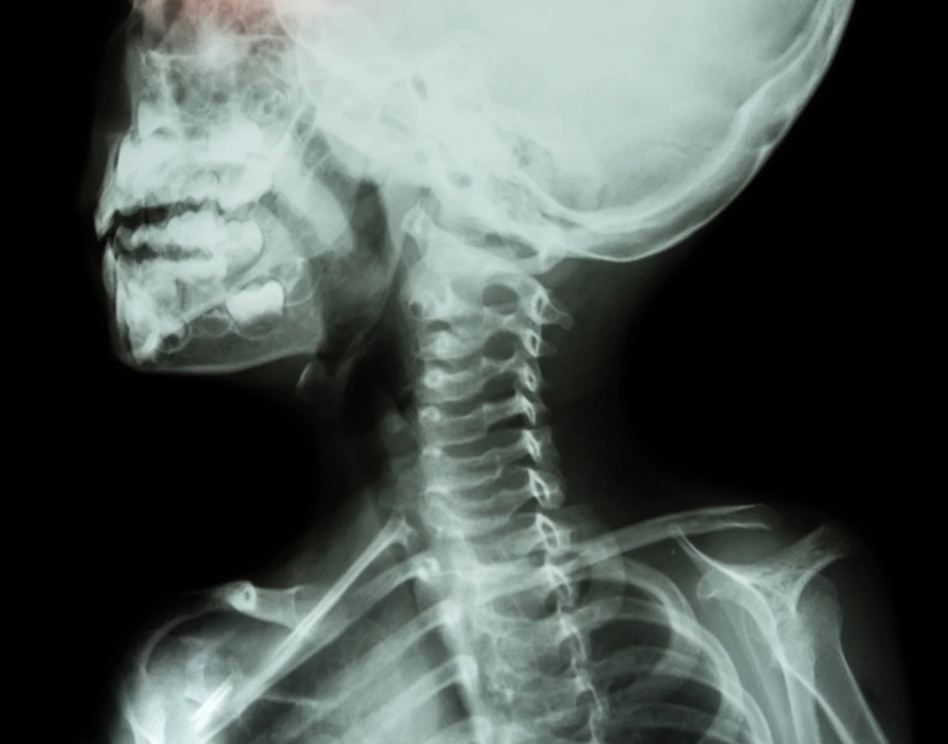
#> input picture images/xray.jpg, 948 x 744 px, shrunk from 1416 x 1112 before the run
$ jupyter execute gamma-transformation.ipynb
#> lines starting #> are read from the running program, lines starting #| are printed output that depends on the picture
[cell 1]
import cv2
import numpy as np
import matplotlib.pyplot as plt
import warnings
warnings.filterwarnings('ignore')

[cell 2]
# image = cv2.imread('../images/5.2.09.jpg')
image = cv2.imread('../images/xray.jpg')
#> image is the input picture: shape (744, 948, 3); mean B, G, R 82.4, 86.1, 76.8

[cell 3]
plt.imshow(image);

[cell 4]
# Trying 4 gamma values.
for gamma in [0.1, 0.25, 0.5, 1.2, 1.5, 2.0, 2.5]:
    # Apply gamma correction.
    gamma_corrected = np.array(255 * (image / 255) ** gamma, dtype = 'uint8')

    # Save edited images.
    cv2.imwrite('gamma_transformed_image_'+str(gamma)+'.jpg', gamma_corrected)
#> this loop made 7 passes
#> pass 1, `gamma_corrected = np.array(255 * (image / 255) ** gamma, dtype = 'uint..`:
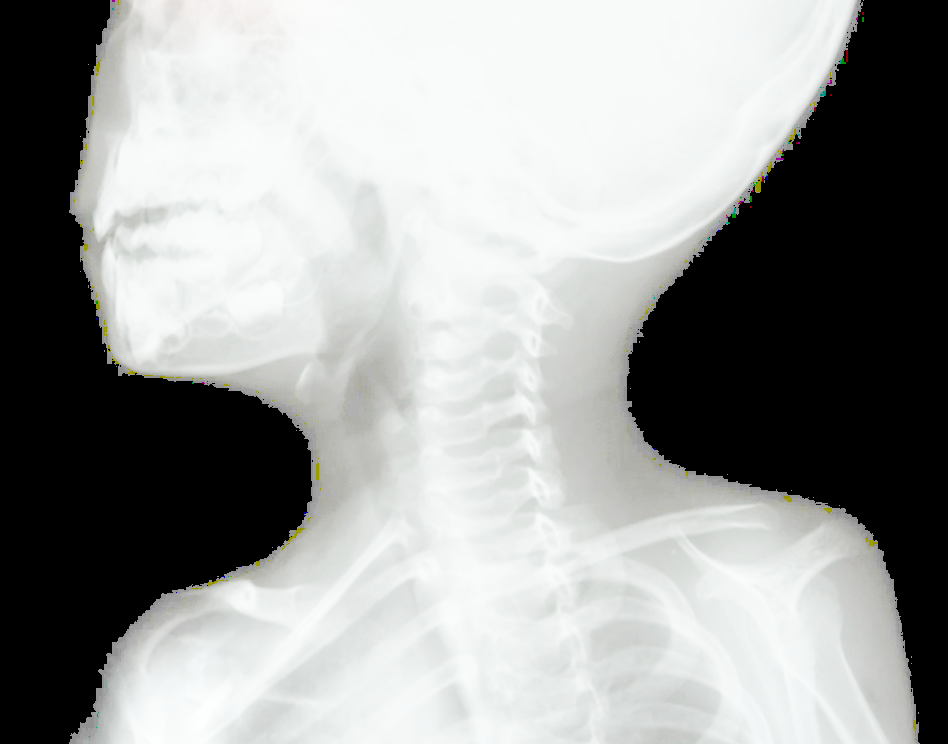
#> gamma_corrected: shape (744, 948, 3); mean B, G, R 153.2, 154.5, 152.7
#> pass 2, `gamma_corrected = np.array(255 * (image / 255) ** gamma, dtype = 'uint..`:
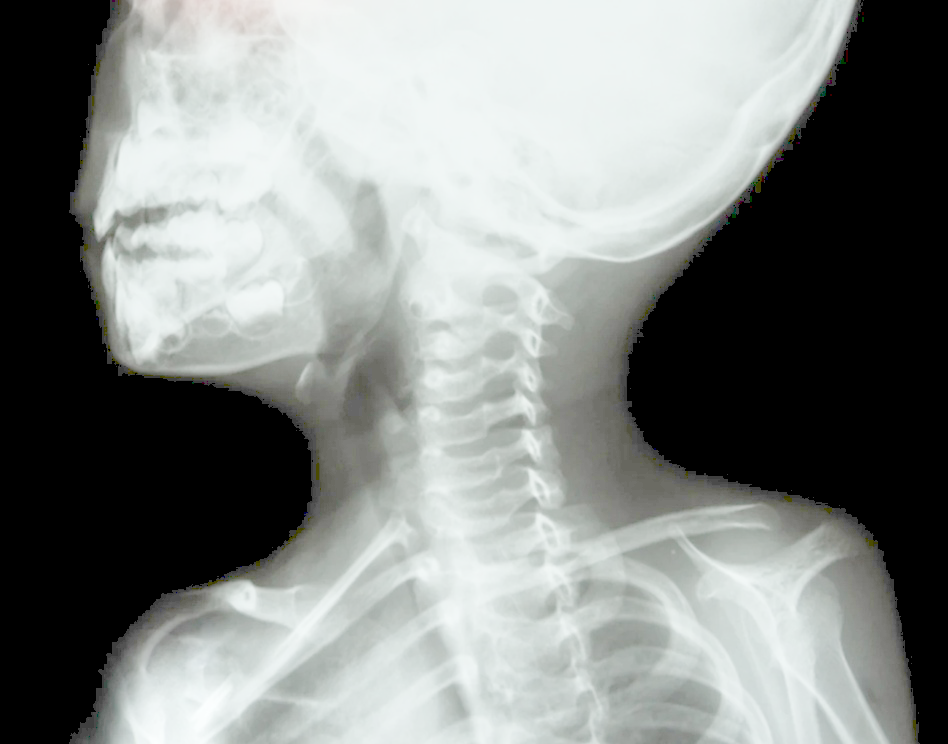
#> gamma_corrected: shape (744, 948, 3); mean B, G, R 133.6, 135.8, 132
#> pass 3, `gamma_corrected = np.array(255 * (image / 255) ** gamma, dtype = 'uint..`:
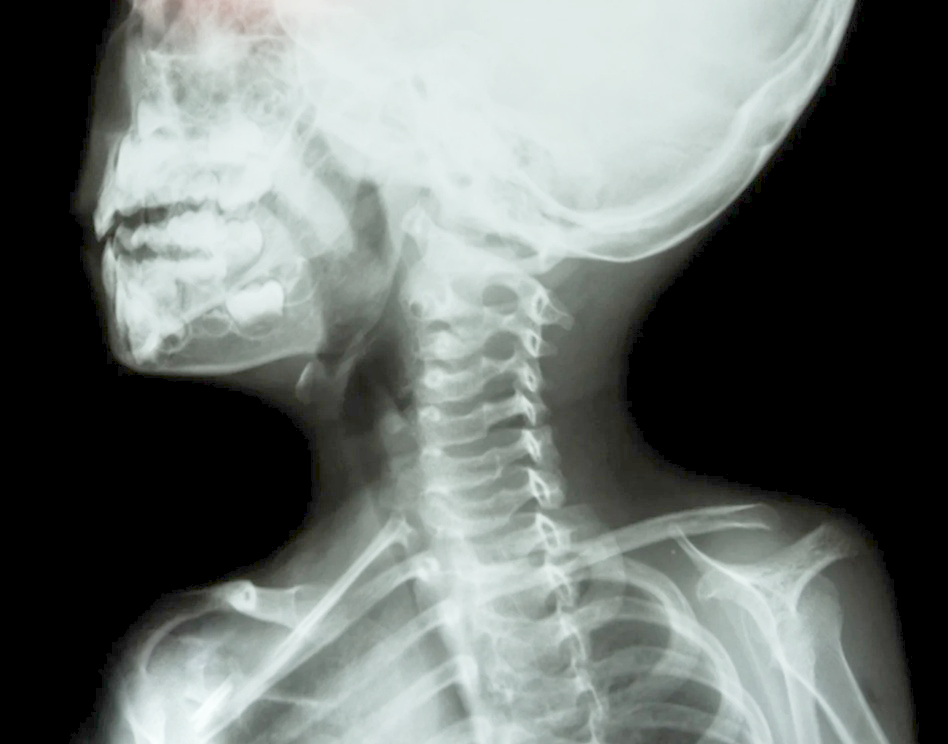
#> gamma_corrected: shape (744, 948, 3); mean B, G, R 110.4, 113.4, 107.1

$ run again, with images/5.2.09.jpg copied over images/xray.jpg
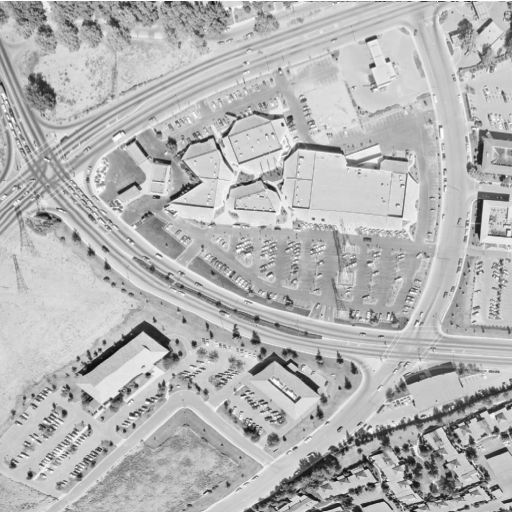
#> input picture images/5.2.09.jpg, 512 x 512 px
#> image is the input picture: shape (512, 512, 3); min 0, max 255, mean 180.6
#> the loop `for gamma in [0.1, 0.25, 0.5, 1.2, 1.5, 2.0, 2.5]:` made 7 passes
#> pass 1, `gamma_corrected = np.array(255 * (image / 255) ** gamma, dtype = 'uint..`:
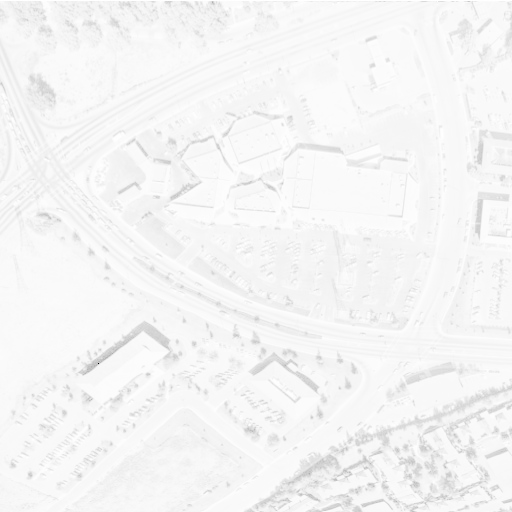
#> gamma_corrected: shape (512, 512, 3); min 0, max 255, mean 245
#> pass 3, `gamma_corrected = np.array(255 * (image / 255) ** gamma, dtype = 'uint..`:
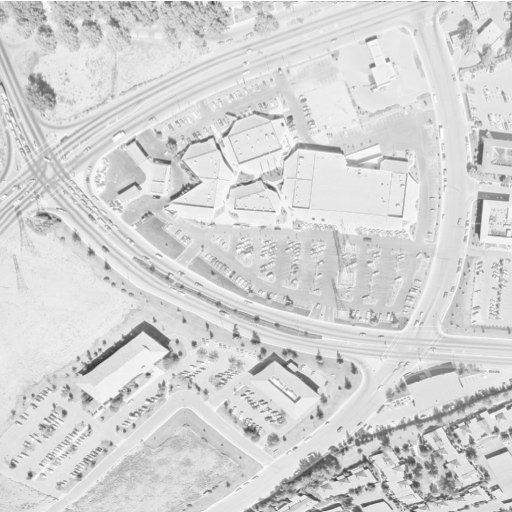
#> gamma_corrected: shape (512, 512, 3); min 0, max 255, mean 212.3

$ run again, with images/5.3.01.jpg copied over images/xray.jpg
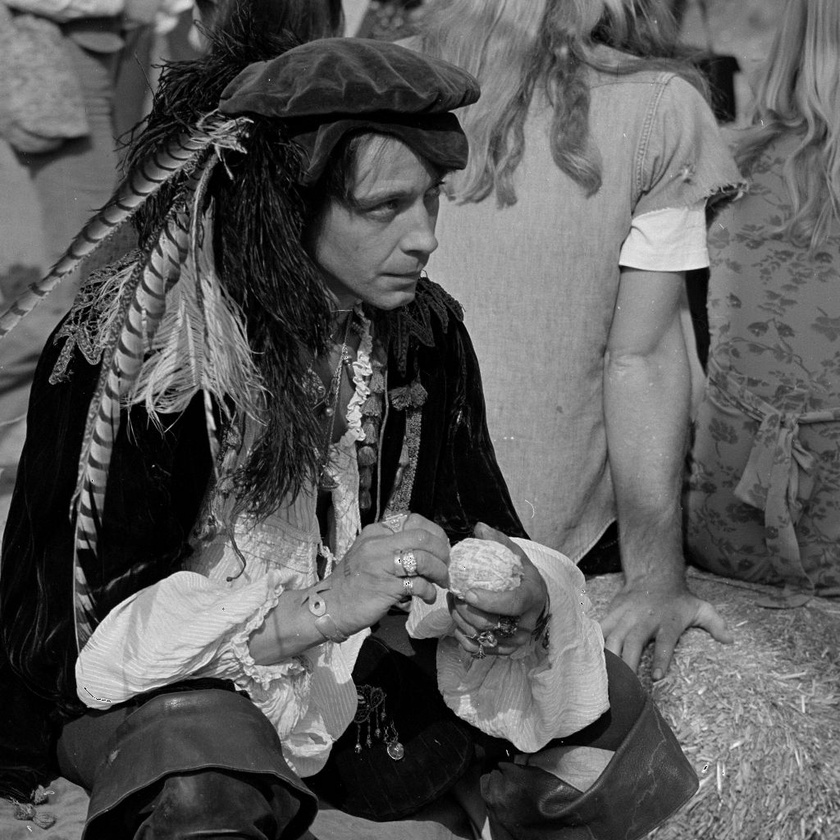
#> input picture images/5.3.01.jpg, 840 x 840 px, shrunk from 1024 x 1024 before the run
#> image is the input picture: shape (840, 840, 3); min 0, max 255, mean 89
#> the loop `for gamma in [0.1, 0.25, 0.5, 1.2, 1.5, 2.0, 2.5]:` made 7 passes
#> pass 1, `gamma_corrected = np.array(255 * (image / 255) ** gamma, dtype = 'uint..`:
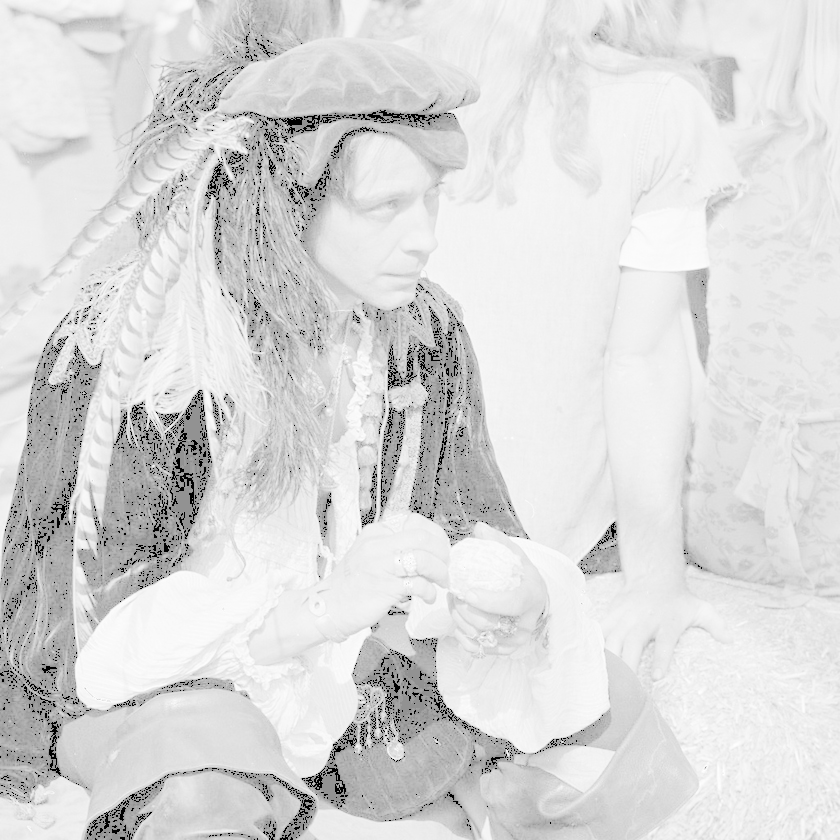
#> gamma_corrected: shape (840, 840, 3); min 0, max 255, mean 217.3
#> pass 3, `gamma_corrected = np.array(255 * (image / 255) ** gamma, dtype = 'uint..`:
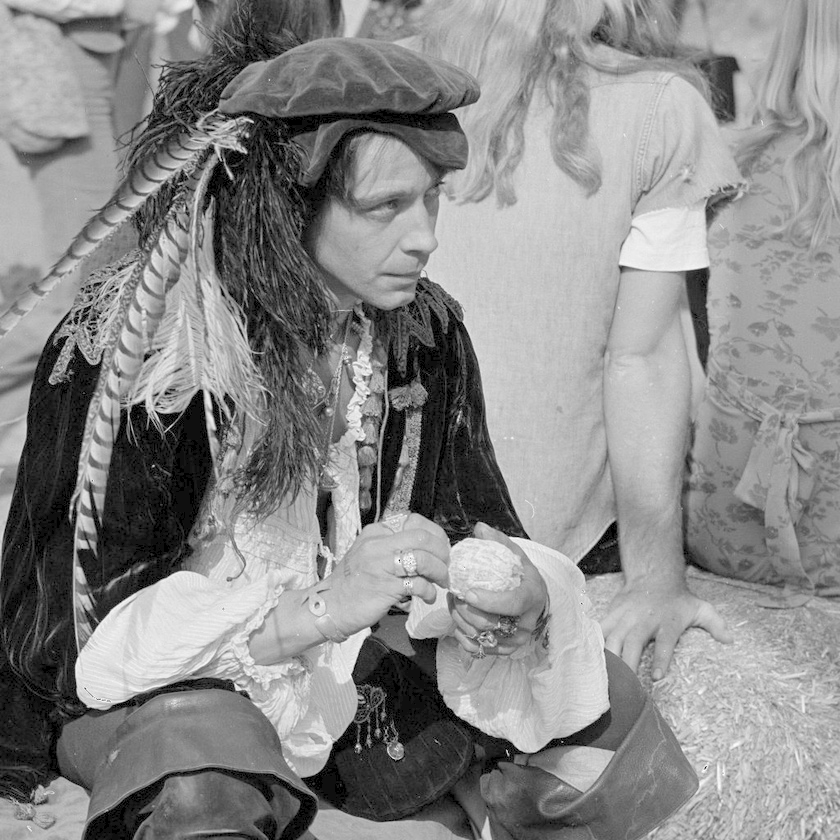
#> gamma_corrected: shape (840, 840, 3); min 0, max 255, mean 137.4

$ run again, with images/board.jpg copied over images/xray.jpg
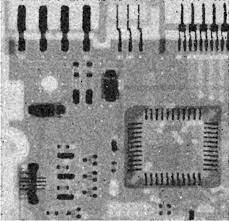
#> input picture images/board.jpg, 229 x 221 px
#> image is the input picture: shape (221, 229, 3); min 0, max 255, mean 143.4
#> the loop `for gamma in [0.1, 0.25, 0.5, 1.2, 1.5, 2.0, 2.5]:` made 7 passes
#> pass 1, `gamma_corrected = np.array(255 * (image / 255) ** gamma, dtype = 'uint..`:
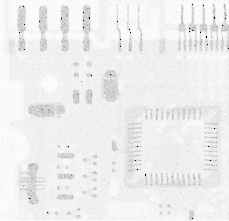
#> gamma_corrected: shape (221, 229, 3); min 0, max 255, mean 238.1
#> pass 3, `gamma_corrected = np.array(255 * (image / 255) ** gamma, dtype = 'uint..`:
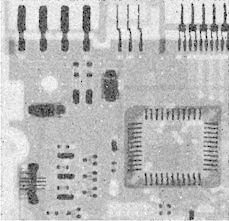
#> gamma_corrected: shape (221, 229, 3); min 0, max 255, mean 186.8
